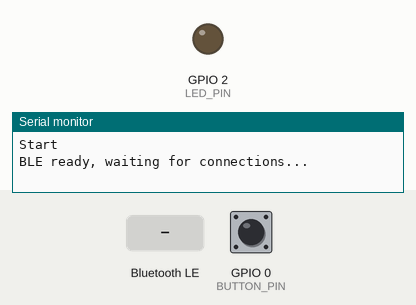
Simulated run of this program. Board: ESP32-C3. On the bench: output pins drawn as LEDs (lit = HIGH), the last lines printed to the serial monitor. Inputs (shaded band) come from the test bench; at power-on: GPIO 0 (BUTTON_PIN) LOW. Nothing arrives over Bluetooth unless stated; a phone connects over Bluetooth LE 3 s after start.

Above: at 1.2 s.
1.3 s: Bluetooth LE write "1" received
At 1.9 s:
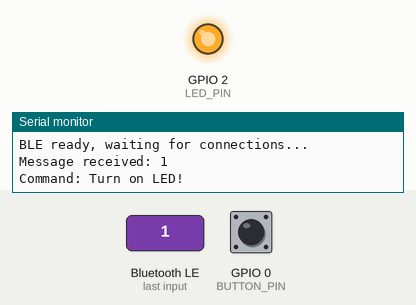
5.3 s: Bluetooth LE write "0" received
At 6.2 s:
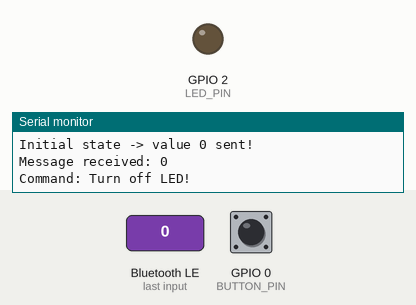
Timing chart, 0 to 8.3 s (numbered marks = the images above; inputs shaded):
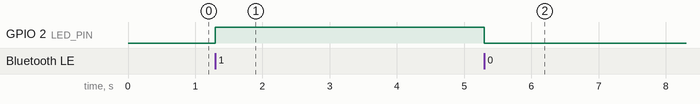

Measured:
- after the input at 1.3 s, GPIO 2 (LED_PIN): LOW → HIGH at once
- after the input at 5.3 s, GPIO 2 (LED_PIN): HIGH → LOW at once

The program:

main.cpp
```cpp
#include <Arduino.h>
#include <BLE2902.h>
#include <BLEDevice.h>
#include <BLEUtils.h>
#include <BLEServer.h>
#include <BLECharacteristic.h>
#include <BLEService.h>

#define DEBUG 1

#if DEBUG
  #define DEBUG_PRINT(x) Serial.print(x)
  #define DEBUG_PRINTLN(x) Serial.println(x)
#else
  #define DEBUG_PRINT(x)
  #define DEBUG_PRINTLN(x)
#endif

#define BUTTON_PIN          0
#define LED_PIN             2
#define SERVICE_UUID        "12345678-1234-5678-1234-56789abcdef0"
#define BUTTON_UUID         "f3d9e507-5fbe-48c6-9f07-0173f5fae9b0"
#define RECEIVE_UUID        "d0b39442-8be6-4d15-9610-054c3efc1c4f"

bool deviceConnected = false;
bool buttonReleased = true;
bool buttonPressed = false;
static BLECharacteristic *pButtonCharacteristic = NULL;
static BLECharacteristic *pReceiveCharacteristic = NULL;

// Class to handle BLE connection/disconnection
class MyServerCallbacks : public BLEServerCallbacks
{
    void onConnect(BLEServer* pServer)
    {
        deviceConnected = true;
        DEBUG_PRINTLN("Device connected!");

        const char *initialMsg = "0";
        pButtonCharacteristic->setValue((uint8_t *)initialMsg, strlen(initialMsg));
        pButtonCharacteristic->notify();
        DEBUG_PRINTLN("Initial state -> value 0 sent!");
    }

    void onDisconnect(BLEServer* pServer)
    {
        deviceConnected = false;
        DEBUG_PRINTLN("Device disconnected!");
        pServer->getAdvertising()->start();  // Restart advertising for new connections
    }
};

// Class to handle incoming BLE messages
class MyCallbacks : public BLECharacteristicCallbacks
{
    void onWrite(BLECharacteristic *pCharacteristic)
    {
        std::string value = pCharacteristic->getValue();
        if (value.length() > 0)
        {
            DEBUG_PRINT("Message received: ");
            DEBUG_PRINTLN(value.c_str());

            if (value == "1")
            {
                DEBUG_PRINTLN("Command: Turn on LED!");
                digitalWrite(LED_PIN, HIGH);
            }
            else if (value == "0")
            {
                DEBUG_PRINTLN("Command: Turn off LED!");
                digitalWrite(LED_PIN, LOW);
            }
            else
            {
                DEBUG_PRINTLN("Unknown command!");
            }
        }
    }
};

void setup()
{
    setCpuFrequencyMhz(80);
    Serial.begin(115200);

    // Set pin modes
    pinMode(BUTTON_PIN, INPUT);
    pinMode(LED_PIN, OUTPUT);

    DEBUG_PRINTLN("Start");

    // Initialize BLE device
    BLEDevice::init("Ti Penso");

    // Create BLE server
    BLEServer *pServer = BLEDevice::createServer();
    if (!pServer) {
        DEBUG_PRINTLN("Failed to create BLE server!");
        return;
    }
    pServer->setCallbacks(new MyServerCallbacks());

    // Create Service
    BLEService *pService = pServer->createService(SERVICE_UUID);
    if (!pService) {
        DEBUG_PRINTLN("Failed to create BLE service!");
        return;
    }

    // Create characteristics
    pButtonCharacteristic = new BLECharacteristic(BUTTON_UUID, BLECharacteristic::PROPERTY_NOTIFY);
    if (!pButtonCharacteristic) {
        DEBUG_PRINTLN("ButtonCharacteristic NULL");
        return;
    }

    pReceiveCharacteristic = new BLECharacteristic(RECEIVE_UUID, BLECharacteristic::PROPERTY_WRITE);
    if (!pReceiveCharacteristic) {
        DEBUG_PRINTLN("ReceiveCharacteristic NULL");
        return;
    }

    BLEDescriptor *pCCCD = new BLE2902();
    pButtonCharacteristic->addDescriptor(pCCCD);

    pService->addCharacteristic(pReceiveCharacteristic);

    pService->addCharacteristic(pButtonCharacteristic);

    pReceiveCharacteristic->setCallbacks(new MyCallbacks());

    // Start BLE Service
    pService->start();

    BLEAdvertising *pAdvertising = BLEDevice::getAdvertising();
    pAdvertising->addServiceUUID(SERVICE_UUID);

    pAdvertising->start();

    DEBUG_PRINTLN("BLE ready, waiting for connections...");
}

void loop()
{
    if (deviceConnected)
    {
        if (digitalRead(BUTTON_PIN) == HIGH)
        {
            if (!buttonPressed)
            {
                buttonPressed = true;
                buttonReleased = false;
                const char *msg = "1";
                pButtonCharacteristic->setValue((uint8_t *)msg, strlen(msg));
                pButtonCharacteristic->notify();
                DEBUG_PRINTLN("Button pressed -> value 1 sent!");
            }
        }
        else
        {
            if (!buttonReleased)
            {
                buttonPressed = false;
                buttonReleased = true;
                const char *msg = "0";
                pButtonCharacteristic->setValue((uint8_t *)msg, strlen(msg));
                pButtonCharacteristic->notify();
                DEBUG_PRINTLN("Button released -> value 0 sent!");
            }
        }
    }

    delay(100); //87 mA

}
```
